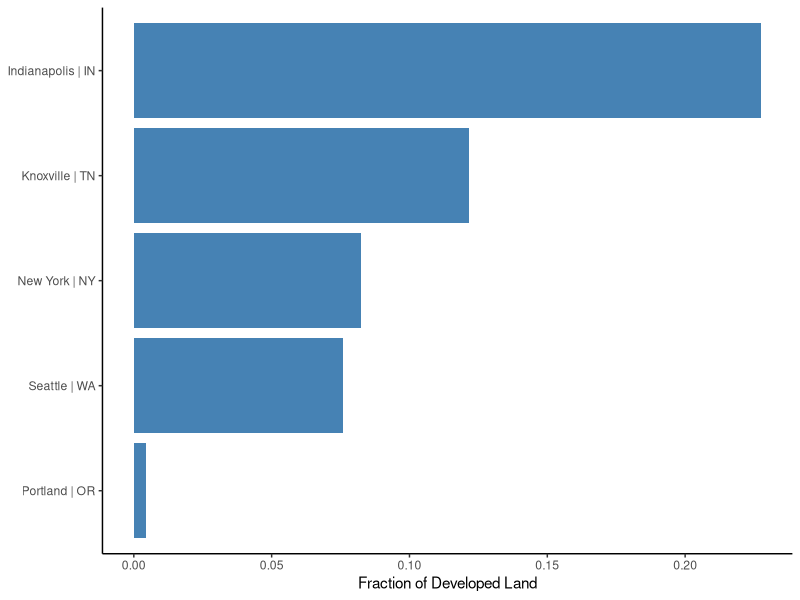

This chart was generated by the following R code:
## ---- chunk 1
library(tibble)
library(knitr)

tribble(
  ~`gamut Name`,	~`Sub Folder Location`, ~`Full File Path`,~`Data Source`,
  "watersheds", "water","water/CWM_v2_2/World_Watershed8.shp","https://knb.ecoinformatics.org/view/doi%3A10.5063%2FF1J67DWR",
  "withdrawal","water","water/CWM_v2_2/Snapped_Withdrawal_Points.shp","https://knb.ecoinformatics.org/view/doi%3A10.5063%2FF1J67DWR",
  "citypoint","water","water/CWM_v2_2/City_Centroid.shp","https://knb.ecoinformatics.org/view/doi%3A10.5063%2FF1J67DWR",
  "powerplants","water","water/UCS-EW3-Energy-Water-Database.xlsx","https://www.ucsusa.org/resources/ucs-ew3-energy-water-database",
  "crop","land","land/2016_90m_cdls/cdl_lowres_usa.img","https://www.nass.usda.gov/Research_and_Science/Cropland/Release/",
  "crop_attributes","land","land/2016_90m_cdls/cdl_lowres_usa.img.vat.dbf","https://www.nass.usda.gov/Research_and_Science/Cropland/Release/",
  "irrigation","land","land/Version2_USA_Demeter.csv","GCAM Demeter Data",
  "nlud","land","land/usa_nlud_LR.tif","https://drive.google.com/file/d/1vmNfwjcaLf0sZTYJ1wsB3liG37sN8gyC/view",
  "hydro","energy","energy/EHA_Public_PlantFY2019_GIS_6/ORNL_EHAHydroPlant_FY2020revised.xlsx","https://hydrosource.ornl.gov/node/250",
  "climate","land","land/kop_climate_classes.tif","http://koeppen-geiger.vu-wien.ac.at/present.htm",
  "HUC4","water","water/USA_HUC4/huc4_to_huc2.shp","http://prd-tnm.s3-website-us-west-2.amazonaws.com/?prefix=StagedProducts/Hydrography/WBD/National/GDB/",
  "population","land","land/pden2010_block/pden2010_60m.tif","https://www.sciencebase.gov/catalog/item/57753ebee4b07dd077c70868",
  "runoff","water","water/UWSCatCH/Historical_Mean_Runoff/USA_Mean_Runoff.tif","https://zenodo.org/record/4315195",
  "nhd_flow","water","water/UWSCatCH/Watershed_Flow_Contributions/UWB_Intake_Flows.shp","https://zenodo.org/record/4315195",
  "contributions","water","water/UWSCatCH/Watershed_Flow_Contributions/Watershed_Contributions.csv","https://zenodo.org/record/4315195"
) -> files

kable(files)
## ---- chunk 2
library(vroom)
vroom("inst/extdata/example_dataset.csv") -> results
knitr::kable(results)
## ---- chunk 3
library(ggplot2)
results %>% 
  ggplot(aes(x = reorder(city, developed_fraction), y = developed_fraction)) +
  geom_bar(stat = "identity", fill = "steelblue") +
  coord_flip() +
  labs(x = NULL, y = "Fraction of Developed Land") +
  theme_classic() 
## ---- chunk 4
tibble::tribble(
  ~`Variable Name`,	~Description, ~Units,
  "city_population", "The population of the city being analyzed","people",
  "n_watersheds","Number of watersheds that city uses to source drinking water","watersheds",
  "n_other_cities","Number of other cities pulling off the same watersheds","cities",
  "dependent_city_pop","Total population of people dependent on that city's watersheds","people",
  "watershed_area_sqkm","Combined area of all the source watersheds of a city","square kilometers",
  "storage_BCM","Combined storage capacity of all the city catchments","billion cubic meters",
  "yield_BCM","Combined yield capacity of all the city catchments","billion cubic meters",
  "irr_cons_BCM","Combined water consumption that is used for irrigation with the watersheds","billion cubic meters",
  "n_climate_zones","Number of climate zones that the source watersheds cover","zones",
  "n_hydro_plants","Number of hydroelectric power plants operating within the source watersheds","plants",
  "n_thermal_plants","Number of thermal power plants operating within the source watersheds","plants",
  "n_fac_agcrop","Number of agricultural crop facilities within the source watersheds","facilities",
  "n_fac_aglivestock","Number of agicultural livestock facilities within the source watersheds","facilities",
  "n_fac_cnsmnf","Number of construction and manufacturing facilities within the source watersheds ","facilities",
  "n_fac_mining","Number of mining facilities within the source watersheds","facilities",
  "n_fac_oilgas","Number of oil and gas facilities within the source watersheds","facilities",
  "n_fac_total","Total number of facilities operating within the source watersheds","facilities",
  "hydro_gen_MWh","Combined hydroelectric generation from all the facilities within the source watersheds","megawatt-hours",
  "thermal_gen_MWh","Combined thermal generation from all the facilities within the source watersheds","megawatt-hours",
  "thermal_cons_BCM","Combined water consumption that is used for thermal generation","billion cubic meters",
  "thermal_with_BCM","Combined water withdrawal for thermal generation","billion cubic meters",
  "n_utilities","Number of electric utilities within the source watersheds","utilities",
  "n_ba","Number of balancing authorities within the source watersheds","balancing authorities",
  "n_crop_classes","Total number of different types of crops within the source watersheds","crops",
  "cropland_fraction","Fraction of land that is used for crops within the source watersheds","fraction",
  "developed_fraction","Fraction of land that is developed within the source watersheds","fraction",
  "ag_runoff_max","Max amount of agricultural runoff within the source watersheds","fraction",
  "ag_runoff_av_exgw","Average agricultural runoff (excluding ground water)
","fraction",
  "ag_runoff_av","Average runoff from agricultural lands","fraction",
  "dev_runof_max","Max amount of agricultural runoff within the source watersheds","fraction",
  "dev_runof_av_exgw","Average developed runoff (excluding ground water)
","fraction",
  "dev_runof_av","Average runoff from developed lands","fraction",
  "np_runoff_max","Max amount of non-point source runoff within the source watersheds","fraction",
  "np_runoff_av_exgw","Average non-point runoff (excluding ground water)
","fraction",
  "np_runoff_av_exgw_unweighted","Average non-point runoff unweighted (excluding ground water)
","fraction",
  "np_runoff_av","Average non-point source runoff.","fraction",
  "n_economic_sectors","Total number of different economic sectors within the source watersheds","sectors",
  "max_withdr_dis_km","Maximum distance between a city's intake points","kilometers",
  "avg_withdr_dis_km","Average distance between a city's intake points","kilometers",
  "n_treatment_plants","Total number of waste water treatment plants operating within the source watersheds","plants",
  "watershed_pop","Total number of people living within the source watershed boundaries","people",
  "pop_cons_m3sec","Combined water consumption from the source watersheds that is used for people","m3/sec",
  "av_fl_sur_conc_pct","Average surface flow concentration ","%",
  "av_fl_sur_conc_pct_unweighted","Average surface flow concentration unweighted ","%",
  "av_ro_sur_conc_pct","Average surface runoff concentration ","%",
  "av_fl_all_conc_pct","Average flow concentration","%",
  "av_ro_all_conc_pct","Average runoff concentration","%",
  "av_fl_max_conc_pct","Max average flow concentration","%",
  "av_ro_max_conc_pct","Max average runoff concentration","%",
  "surface_contribution_pct","Surface contribution","%",
  "importance_of_worst_watershed_pct","Measures the importance of the watershed with the worst contamination","%",
) -> variables
kable(variables)
